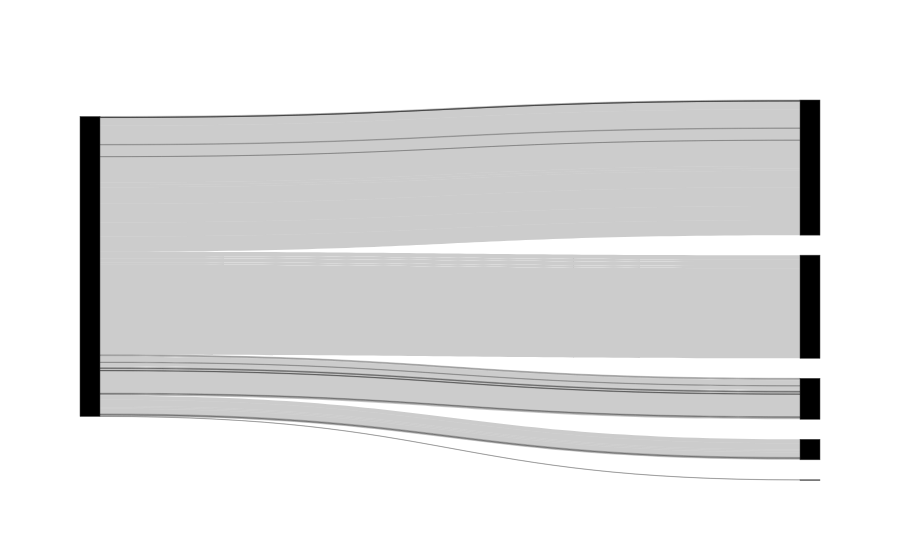

Notebook code cell kept with this figure:
### Code cell
import plotly.graph_objects as go # Import the graphical object

fig = go.Figure( 
    data=[go.Sankey( # The plot we are interest
        # This part is for the node information
        node = dict( 
            label = list(node_dict.keys()).insert(0, "Africa")
        ),
        # This part is for the link information
        link = dict(
            source = source_node,
            target = target_node,
            value = list(widths.values())
        ))])

# And shows the plot
fig.show()

### Figure 1 — Plotly figure (JSON) as saved in the notebook; plotly's stock layout.template omitted (floating-point values rounded to 4 significant figures)
{"data": [{"link": {"source": [0, 0, 0, 0, 0, 0, 0, 0, 0, 0, 0, 0, 0, 0, 0, 0, 0, 0, 0, 0, 0, 0, 0, 0, 0, 0, 0, 0, 0, 0, 0, 0, 0, 0, 0, 0, 0, 0, 0, 0, 0, 0, 0, 0], "target": [5, 4, 3, 1, 3, 2, 4, 4, 4, 2, 3, 4, 4, 2, 1, 2, 4, 3, 3, 3, 3, 2, 1, 3, 2, 2, 3, 3, 2, 2, 1, 3, 3, 4, 2, 3, 3, 1, 2, 3, 2, 2, 2, 2], "value": [1.779, 36.69, 8.116, 41.14, 10.67, 9.117, 60.04, 12.23, 13.34, 0.02224, 51.14, 50.03, 6.893, 2.001, 23.35, 76.72, 5.893, 2.891, 36.69, 13.34, 4.892, 177.9, 37.8, 4.336, 4.336, 111.2, 16.68, 0.6226, 1.445, 244.6, 22.24, 4.003, 211.2, 9.895, 24.46, 4.67, 7.783, 856.1, 21.12, 12.23, 155.7, 177.9, 133.4, 144.5]}, "type": "sankey"}], "layout": {}}
